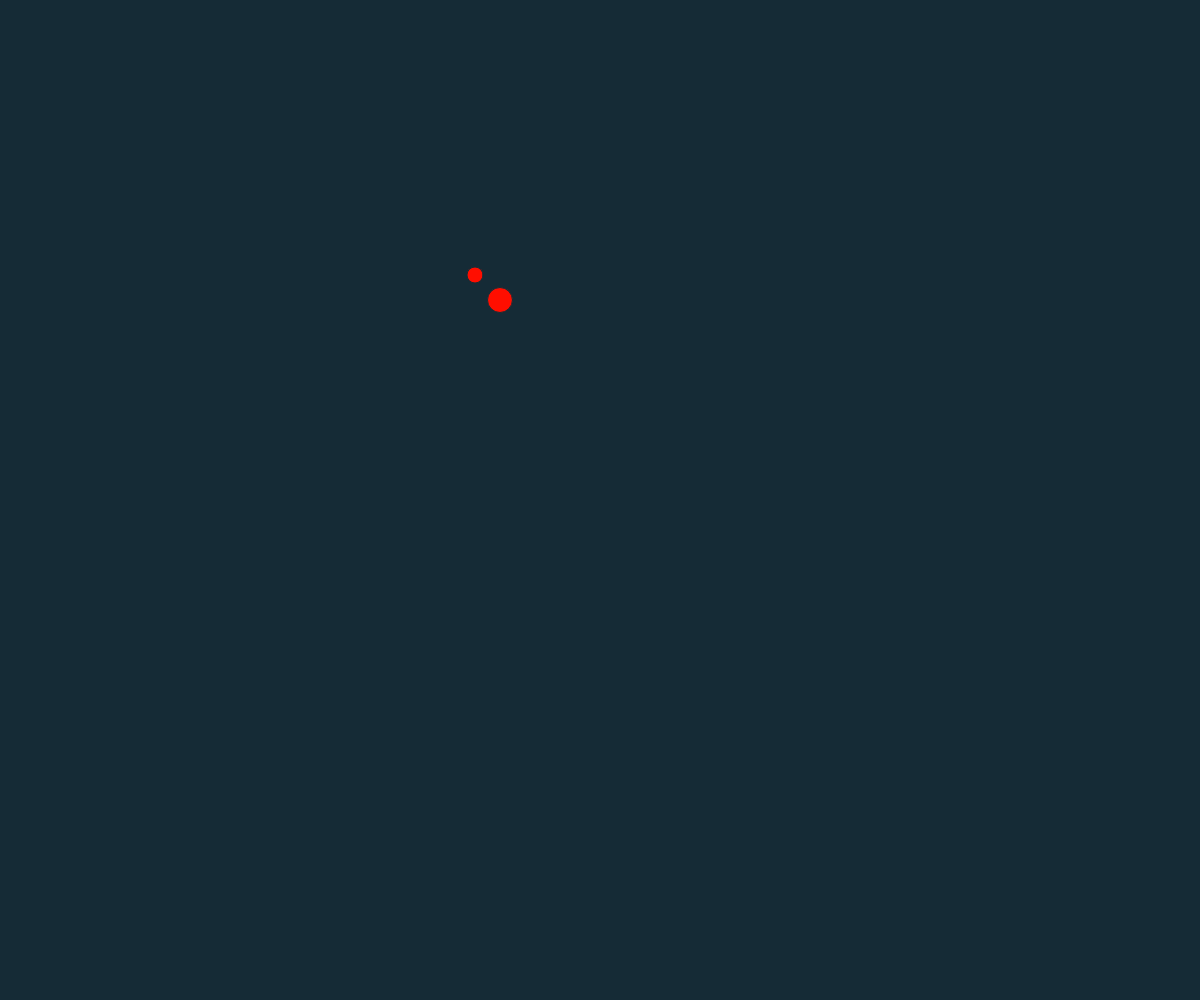
Frame 1 (no input)
Frame 60 (no input): identical to frame 1, image omitted
Frame 120 (the mouse pressed at the canvas centre since frame 60): identical to frame 1, image omitted

The p5.js sketch that drew this single still picture (run headless with seeded random() and noise() and a simulated clock; from frame 60 on, the mouse is pressed at the canvas centre):

// p5.js sketch
// ── sketch.js
let meteors = [] ;
let tailDensity = 5;
let p, px, py, t;
let i =0;
function setup(){
    createCanvas(windowWidth,windowHeight);
    p  = new Particle(500,300);
    p1 = new Particle(475,275);
    p2 = new Particle(550,350);
    p3 = new Particle(575,375);
    p4 = new Particle(600,400);
    p5 = new Particle(625,425);
    
}

function draw(){
    background(21,43,54);
    p.headShow(25);
    p1.headShow(16);
}




// ── particle.js

class Particle{
    constructor(x,y){
        this.x = x;
        this.y = y;
        this.head = createVector(this.x, this.y);
        this.tail = createVector(this.x, this.y);
        this.tailVel = createVector(random(5),-5);
        this.alpha = 255;
        this.fallVel = createVector(-0.5,0.5);
    }
    
    
    update(){
        this.head.add(this.fallVel);
        this.tail.add(this.tailVel);
        this.alpha -= 5;
    }
    
    
    fade(){
        return this.alpha < 0 ;
    }
    
    headShow(x){
        stroke(21,45,54);
        fill(255,14,0);
        ellipse(this.head.x, this.head.y, x);
    }
    
    tailShow(x){
        stroke(21,45,54);
        fill(255,14,0, this.alpha);
        ellipse(this.tail.x, this.tail.y, x);
    }
}
// ── test.js
class Test{
    constructor(x,y){
        this.x = x;
        this.y = y;
        this.head = createVector(this.x, this.y);
        this.tail = createVector(this.head.x, this.head.y);
    }
    
    show(){
        createP(this.tail.x);
        createP(this.tail.y);
    }
}
